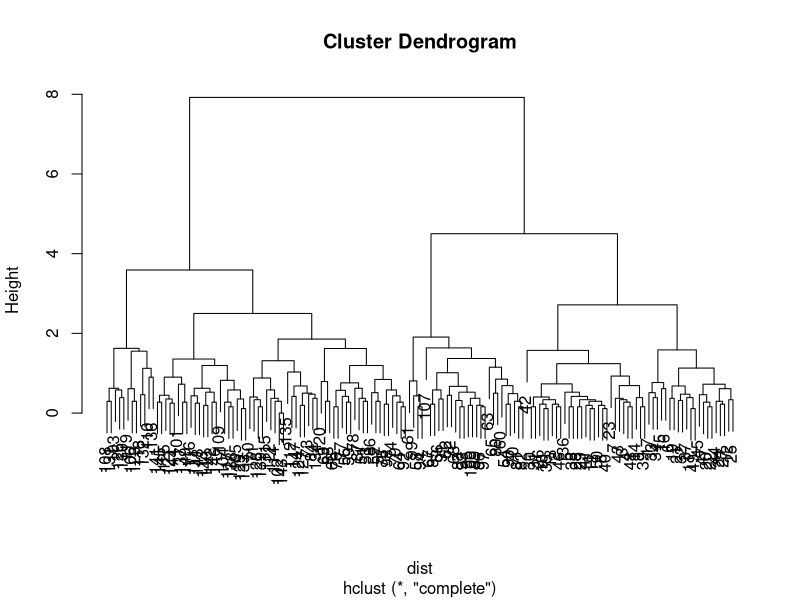

Write R code to recreate this figure.
setwd("E:/github/dataAnal_R_basic")

install.packages("cluster")
library(cluster)

data(iris)

## iris 대상 유클리드 거리생성
# NAs introduced by coercion : 문자->숫자 경고
method <-  c("euclidean", "maximum", "manhattan", "canberra", "binary" , "minkowski")
# method[1]

dist <- dist(iris, method[6])

## 클러스터링 적용
hc <- hclust(dist)

# par(mfrow= c(3,2)) #1번만 실행
plot(hc)
